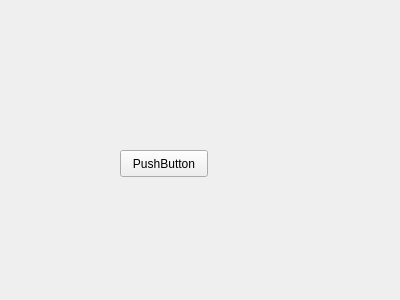
<?xml version="1.0" encoding="UTF-8"?>
<ui version="4.0">
 <class>NotezBien</class>
 <widget class="QWidget" name="NotezBien">
  <property name="geometry">
   <rect>
    <x>0</x>
    <y>0</y>
    <width>400</width>
    <height>300</height>
   </rect>
  </property>
  <property name="windowTitle">
   <string>NotezBien</string>
  </property>
  <widget class="QPushButton" name="pushButton">
   <property name="geometry">
    <rect>
     <x>120</x>
     <y>150</y>
     <width>88</width>
     <height>27</height>
    </rect>
   </property>
   <property name="text">
    <string>PushButton</string>
   </property>
  </widget>
 </widget>
 <layoutdefault spacing="6" margin="11"/>
 <resources/>
 <connections/>
</ui>
